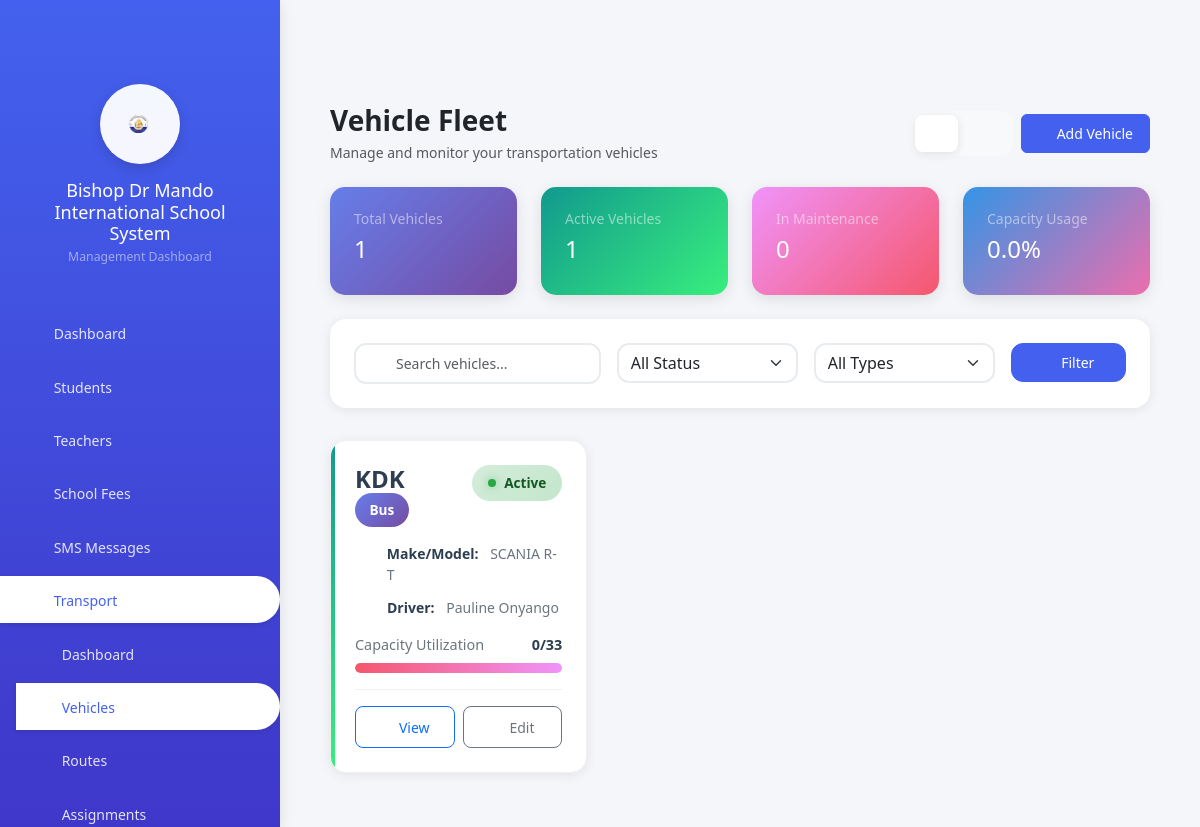
Page /transport/vehicles/ (signed in) on the committed database.
### schools/models.py (models this page shows, shortened)
class Vehicle(models.Model):
    VEHICLE_TYPES = [
        ('BUS', 'Bus'),
        ('VAN', 'Van'),
        ('MINIBUS', 'Minibus'),
        ('CAR', 'Car'),
    ]
    STATUS_CHOICES = [
        ('ACTIVE', 'Active'),
        ('INACTIVE', 'Inactive'),
        ('MAINTENANCE', 'Under Maintenance'),
    ]
    vehicle_number = models.CharField(max_length=50, unique=True, verbose_name="Vehicle Number/Plate")
    vehicle_type = models.CharField(max_length=20, choices=VEHICLE_TYPES, default='BUS')
    make = models.CharField(max_length=100, blank=True)
    model = models.CharField(max_length=100, blank=True)
    year = models.IntegerField(null=True, blank=True)
    capacity = models.PositiveIntegerField(help_text="Maximum number of passengers")
    driver = models.ForeignKey(
        'Employee',
        on_delete=models.SET_NULL,
        null=True,
        blank=True,
        related_name='vehicles',
        limit_choices_to={'position__in': ['ADMIN', 'SUPPORT']}
    )
    status = models.CharField(max_length=20, choices=STATUS_CHOICES, default='ACTIVE')
    location = models.CharField(
        max_length=10,
        choices=LOCATION_CHOICES,
        default='MAIN',
        help_text="School location: Main or Annex"
    )
    insurance_expiry = models.DateField(null=True, blank=True)
    registration_expiry = models.DateField(null=True, blank=True)
    notes = models.TextField(blank=True)
    created_at = models.DateTimeField(auto_now_add=True)
    updated_at = models.DateTimeField(auto_now=True)
    class Meta:
        ordering = ['vehicle_number']
    def get_current_students_count(self):
        return self.student_assignments.filter(is_active=True).count()

class Employee(models.Model):
    POSITION_CHOICES = [
        ('TEACHER', 'Teacher'),
        ('HOD', 'Head of Department'),
        ('DEPUTY', 'Deputy Principal'),
        ('PRINCIPAL', 'Principal'),
        ('ADMIN', 'Administrative Staff'),
        ('SUPPORT', 'Support Staff')
    ]
    STATUS_CHOICES = [
        ('ACTIVE', 'Active'),
        ('INACTIVE', 'Inactive'),
        ('ON_LEAVE', 'On Leave')
    ]
    GENDER_CHOICES = [
        ('M', 'Male'),
        ('F', 'Female'),
        ('O', 'Other')
    ]
    RELIGION_CHOICES = [
        ('CHRISTIAN', 'Christian'),
        ('MUSLIM', 'Muslim'),
        ('HINDU', 'Hindu'),
        ('BUDDHIST', 'Buddhist'),
        ('OTHER', 'Other')
    ]
    MARITAL_STATUS_CHOICES = [
        ('SINGLE', 'Single'),
        ('MARRIED', 'Married'),
        ('DIVORCED', 'Divorced'),
        ('WIDOWED', 'Widowed')
    ]
    first_name = models.CharField(max_length=100)
    last_name = models.CharField(max_length=100)
    email = models.EmailField(unique=True)
    phone = models.CharField(max_length=20)
    national_id = models.CharField(max_length=20, unique=True)
    position = models.CharField(max_length=20, choices=POSITION_CHOICES)
    date_of_birth = models.DateField()
    date_joined = models.DateField(default=timezone.now)
    address = models.TextField(blank=True)
    profile_picture = models.ImageField(upload_to='employee_profiles/', blank=True, null=True)
    basic_salary = models.DecimalField(max_digits=10, decimal_places=2, default=0)
    status = models.CharField(max_length=20, choices=STATUS_CHOICES, default='ACTIVE')
    gender = models.CharField(max_length=1, choices=GENDER_CHOICES, default='M')
    religion = models.CharField(max_length=20, choices=RELIGION_CHOICES, default='CHRISTIAN')
    location = models.CharField(
        max_length=10,
        choices=LOCATION_CHOICES,
        default='MAIN',
        help_text="School location: Main or Annex"
    )
    marital_status = models.CharField(max_length=20, choices=MARITAL_STATUS_CHOICES, default='SINGLE')
    nationality = models.CharField(max_length=100, default='Kenyan')
    department = models.ForeignKey(
        Department,
        on_delete=models.SET_NULL,
        null=True,
        blank=True,
        related_name='employees'
    )
    branch = models.ForeignKey(
        Branch,
        on_delete=models.SET_NULL,
        null=True,
        blank=True,
        related_name='employees'
    )
    class Meta:
        ordering = ['first_name', 'last_name']
    def get_full_name(self):
        return f"{self.first_name} {self.last_name}"

### schools/views.py (the view, shortened to what this page needs)
# urls.py: path('transport/vehicles/', views.vehicle_list, name='vehicle_list'),
@login_required
@admin_required
def vehicle_list(request):
    from django.db.models import Count, Q
    import json
    vehicles = Vehicle.objects.select_related('driver').all()
    status_filter = request.GET.get('status', '')
    type_filter = request.GET.get('type', '')
    location_filter = request.GET.get('location', '')
    search_query = request.GET.get('search', '')
    if status_filter:
        vehicles = vehicles.filter(status=status_filter)
    if type_filter:
        vehicles = vehicles.filter(vehicle_type=type_filter)
    if location_filter:
        vehicles = vehicles.filter(location=location_filter)
    total_vehicles = Vehicle.objects.count()
    active_vehicles = Vehicle.objects.filter(status='ACTIVE').count()
    maintenance_vehicles = Vehicle.objects.filter(status='MAINTENANCE').count()
    inactive_vehicles = Vehicle.objects.filter(status='INACTIVE').count()
    total_capacity = vehicles.aggregate(total=Sum('capacity'))['total'] or 0
    total_used = sum(v.get_current_students_count() for v in vehicles)
    avg_utilization = (total_used / total_capacity * 100) if total_capacity > 0 else 0
    type_distribution = {}
    for vtype, vname in Vehicle.VEHICLE_TYPES:
        type_distribution[vname] = Vehicle.objects.filter(vehicle_type=vtype).count()
    status_distribution = {
        'ACTIVE': active_vehicles,
        'MAINTENANCE': maintenance_vehicles,
        'INACTIVE': inactive_vehicles,
    }
    context = {
        'vehicles': vehicles,
        'total_vehicles': total_vehicles,
        'active_vehicles': active_vehicles,
        'maintenance_vehicles': maintenance_vehicles,
        'inactive_vehicles': inactive_vehicles,
        'total_capacity': total_capacity,
        'total_used': total_used,
        'avg_utilization': round(avg_utilization, 1),
        'type_distribution': json.dumps(type_distribution),
        'status_distribution': json.dumps(status_distribution),
        'status_filter': status_filter,
        'type_filter': type_filter,
        'location_filter': location_filter,
        'search_query': search_query,
        'title': 'Vehicles',
        'page_title': 'Vehicle Management'
    }
    return render(request, 'schools/transport/vehicle_list.html', context)

### schools/templatetags/school_filters.py (called while the page is built)
@register.filter
def is_staff_or_admin(user):
    if not user.is_authenticated:
        return False
    return (user.is_staff or
            user.is_superuser or
            user.groups.filter(name__in=['Admin', 'Teacher', 'Accountant']).exists())

@register.filter
def is_class_teacher(user):
    if not user.is_authenticated:
        return False
    try:
        return user.teacher.is_class_teacher if hasattr(user, 'teacher') else False
    except (AttributeError, Teacher.DoesNotExist):
        return False

@register.filter
def is_student(user):
    return user.groups.filter(name='Students').exists()

### schools/templates/schools/transport/vehicle_list.html (shortened to what this page needs)
{% extends 'schools/base.html' %}
{% load static %}
{% block content %}
<div class="container-fluid py-4">
    <div class="d-flex justify-content-between align-items-center mb-4">
        <div>
            <h1 class="h3 mb-1 fw-bold text-dark">Vehicle Fleet</h1>
            <p class="text-muted mb-0">Manage and monitor your transportation vehicles</p>
        </div>
        <div class="d-flex gap-2 align-items-center">
            <div class="view-toggle">
                <button class="view-toggle-btn active" id="cardViewBtn" title="Card View">
                    <i class="bi bi-grid-3x3-gap"></i>
                </button>
                <button class="view-toggle-btn" id="tableViewBtn" title="Table View">
                    <i class="bi bi-list-ul"></i>
                </button>
            </div>
        <a href="{% url 'vehicle_create' %}" class="btn btn-primary">
            <i class="bi bi-plus-circle me-2"></i>Add Vehicle
        </a>
    </div>
    </div>
    <div class="row g-4 mb-4">
        <div class="col-md-3">
            <div class="stat-card primary">
                <div class="d-flex justify-content-between align-items-start">
                    <div>
                        <h6 class="text-white-50 mb-2">Total Vehicles</h6>
                        <h2 class="mb-0">{{ total_vehicles }}</h2>
                    </div>
                    <div class="stat-icon">
                        <i class="bi bi-truck"></i>
                    </div>
                </div>
            </div>
        </div>
        <div class="col-md-3">
            <div class="stat-card success">
                <div class="d-flex justify-content-between align-items-start">
                    <div>
                        <h6 class="text-white-50 mb-2">Active Vehicles</h6>
                        <h2 class="mb-0">{{ active_vehicles }}</h2>
                    </div>
                    <div class="stat-icon">
                        <i class="bi bi-check-circle"></i>
                    </div>
                </div>
            </div>
        </div>
        <div class="col-md-3">
            <div class="stat-card warning">
                <div class="d-flex justify-content-between align-items-start">
                    <div>
                        <h6 class="text-white-50 mb-2">In Maintenance</h6>
                        <h2 class="mb-0">{{ maintenance_vehicles }}</h2>
                    </div>
                    <div class="stat-icon">
                        <i class="bi bi-tools"></i>
                    </div>
                </div>
            </div>
        </div>
        <div class="col-md-3">
            <div class="stat-card info">
                <div class="d-flex justify-content-between align-items-start">
                    <div>
                        <h6 class="text-white-50 mb-2">Capacity Usage</h6>
                        <h2 class="mb-0">{{ avg_utilization }}%</h2>
                    </div>
                    <div class="stat-icon">
                        <i class="bi bi-people"></i>
                    </div>
                </div>
            </div>
        </div>
    </div>
    <div class="search-filter-section">
        <form method="get" class="row g-3">
            <div class="col-md-4">
                <div class="search-input-wrapper">
                    <i class="bi bi-search"></i>
                    <input type="text" name="search" class="form-control" placeholder="Search vehicles..." value="{{ search_query }}">
                </div>
            </div>
            <div class="col-md-3">
                <select name="status" class="form-select" style="border-radius: 12px; border: 2px solid #e9ecef;">
                    <option value="">All Status</option>
                </select>
            </div>
            <div class="col-md-3">
                <select name="type" class="form-select" style="border-radius: 12px; border: 2px solid #e9ecef;">
                    <option value="">All Types</option>
                </select>
            </div>
            <div class="col-md-2">
                <button type="submit" class="btn btn-primary w-100" style="border-radius: 12px;">
                    <i class="bi bi-funnel me-2"></i>Filter
                </button>
            </div>
        </form>
    </div>
    {% if vehicles %}
        <div id="cardView" class="row g-4">
            {% for vehicle in vehicles %}
            <div class="col-lg-4 col-md-6">
                <div class="vehicle-card {% if vehicle.status == 'ACTIVE' %}active{% elif vehicle.status == 'MAINTENANCE' %}maintenance{% else %}inactive{% endif %}">
                    <div class="vehicle-header">
                        <div>
                            <h3 class="vehicle-number">{{ vehicle.vehicle_number }}</h3>
                            <span class="vehicle-type-badge">{{ vehicle.get_vehicle_type_display }}</span>
                        </div>
                        <span class="status-badge {% if vehicle.status == 'ACTIVE' %}active{% elif vehicle.status == 'MAINTENANCE' %}maintenance{% else %}inactive{% endif %}">
                            <span class="status-dot {% if vehicle.status == 'ACTIVE' %}active{% elif vehicle.status == 'MAINTENANCE' %}maintenance{% else %}inactive{% endif %}"></span>
                            {{ vehicle.get_status_display }}
                        </span>
                    </div>
                    <div class="vehicle-info">
                        <div class="info-item">
                            <i class="bi bi-car-front"></i>
                            <div>
                                <strong>Make/Model:</strong> {{ vehicle.make }} {{ vehicle.model }}
                            </div>
                        </div>
                        <div class="info-item">
                            <i class="bi bi-person-badge"></i>
                            <div>
                                <strong>Driver:</strong> {{ vehicle.driver.get_full_name|default:"Not Assigned" }}
                            </div>
                        </div>
                    </div>
                    <div class="capacity-bar">
                        <div class="capacity-info">
                            <span class="capacity-label">Capacity Utilization</span>
                            <span class="capacity-value">{{ vehicle.get_current_students_count }}/{{ vehicle.capacity }}</span>
                        </div>
                        {% widthratio vehicle.get_current_students_count vehicle.capacity 100 as capacity_percent %}
                        <div class="progress">
                            {% if capacity_percent < 50 %}
                                <div class="progress-bar low" role="progressbar" style="width: {{ capacity_percent }}%"></div>
                            {% elif capacity_percent < 80 %}
                                <div class="progress-bar medium" role="progressbar" style="width: {{ capacity_percent }}%"></div>
                            {% elif capacity_percent < 100 %}
                                <div class="progress-bar high" role="progressbar" style="width: {{ capacity_percent }}%"></div>
                            {% else %}
                                <div class="progress-bar full" role="progressbar" style="width: 100%"></div>
                            {% endif %}
                        </div>
                    </div>
                    <div class="vehicle-actions">
                        <a href="{% url 'vehicle_detail' pk=vehicle.pk %}" class="btn btn-action btn-outline-primary">
                            <i class="bi bi-eye"></i>
                            <span>View</span>
                        </a>
                        <a href="{% url 'vehicle_edit' pk=vehicle.pk %}" class="btn btn-action btn-outline-secondary">
                            <i class="bi bi-pencil"></i>
                            <span>Edit</span>
                        </a>
                    </div>
                </div>
            </div>
            {% endfor %}
        </div>
    {% endif %}
</div>
{% endblock %}

### schools/templates/schools/base.html (style rules this page uses)
:root { --primary-color: #4361ee; --secondary-color: #3f37c9; --success-color: #4cc9f0; --info-color: #4895ef; --warning-color: #f72585; --danger-color: #e63946; --light-color: #f8f9fa; --dark-color: #212529; }
body { background-color: #f5f6fa; }
.btn { padding: 0.5rem 1rem; border-radius: 8px; font-weight: 500; }
.btn-primary { background: var(--primary-color); border-color: var(--primary-color); }
.form-control { border-radius: 8px; padding: 0.6rem 1rem; border: 1px solid rgba(0, 0, 0, 0.1); }
@media (min-width: 1025px) { body { font-size: 14px; } }
@media (min-width: 1025px) { .form-control { font-size: 14px; padding: 8px 12px; height: auto; } }
@media (min-width: 1025px) { .btn { font-size: 14px; padding: 8px 16px; border-radius: 6px; } }
@media (min-width: 1025px) { h1 { font-size: 28px; } }
@media (min-width: 1025px) { h2 { font-size: 24px; } }
@media (min-width: 1025px) { h3 { font-size: 20px; } }
@media (min-width: 1025px) { h6 { font-size: 14px; } }
@media (min-width: 1025px) { .container, .container-fluid { padding: 20px; } }

### rows in the picture
Vehicle: vehicle_number "KDK", vehicle_type "Bus", status "Active", make "SCANIA", model "R-T", driver.get_full_name "Pauline Onyango", get_current_students_count "0", capacity "33"

### other values in the picture
{{ total_vehicles }} "1"
{{ active_vehicles }} "1"
{{ maintenance_vehicles }} "0"
{{ avg_utilization }} "0.0"
